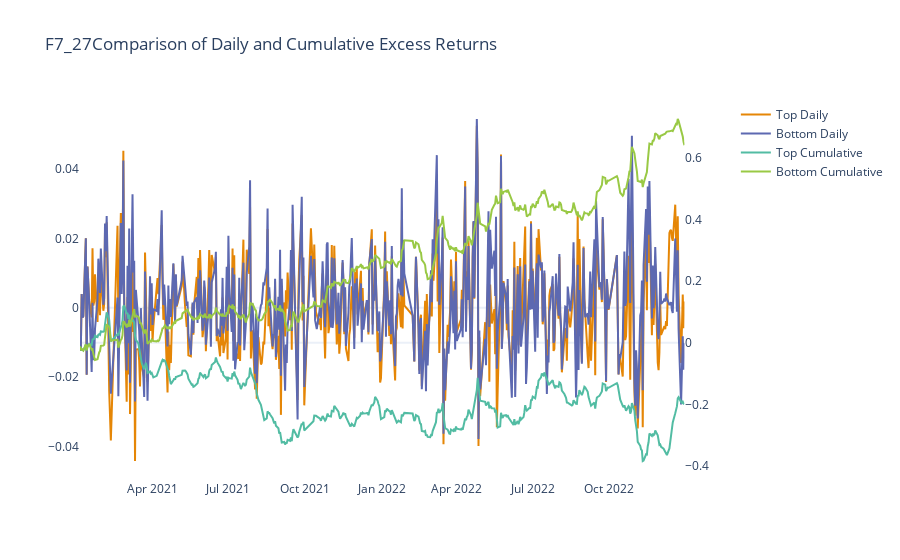

The notebook cell this image was saved under:
### Code cell
test1 = TestInfo()
factor3 = OneFactorTest(illi_factor,open_price)
factor3.plot_comparison_with_benchmark(test1,'factor3')
factor3.compare_with_benchmark(test1,'factor3',False)

### Figure 1 — Plotly figure (JSON) as saved in the notebook; plotly's stock layout.template omitted (floating-point values rounded to 4 significant figures; data arrays with more than 128 entries replaced by an {"elided": "..."} marker saying what was removed)
{"data": [{"name": "Top Daily", "type": "scatter", "x": {"elided": "485 str values"}, "xaxis": "x", "y": {"elided": "485 float values"}, "yaxis": "y"}, {"name": "Bottom Daily", "type": "scatter", "x": {"elided": "485 str values"}, "xaxis": "x", "y": {"elided": "485 float values"}, "yaxis": "y"}, {"name": "Top Cumulative", "type": "scatter", "x": {"elided": "485 str values"}, "xaxis": "x", "y": {"elided": "485 float values"}, "yaxis": "y2"}, {"name": "Bottom Cumulative", "type": "scatter", "x": {"elided": "485 str values"}, "xaxis": "x", "y": {"elided": "485 float values"}, "yaxis": "y2"}], "layout": {"autosize": true, "colorway": ["rgb(229, 134, 6)", "rgb(93, 105, 177)", "rgb(82, 188, 163)", "rgb(153, 201, 69)", "rgb(204, 97, 176)", "rgb(36, 121, 108)", "rgb(218, 165, 27)", "rgb(47, 138, 196)", "rgb(118, 78, 159)", "rgb(237, 100, 90)", "rgb(165, 170, 153)"], "plot_bgcolor": "white", "title": {"text": "F7_27Comparison of Daily and Cumulative Excess Returns"}, "xaxis": {"anchor": "y", "domain": [0, 0.94], "showgrid": false}, "yaxis": {"anchor": "x", "domain": [0, 1], "showgrid": false}, "yaxis2": {"anchor": "x", "overlaying": "y", "showgrid": false, "side": "right"}}}
